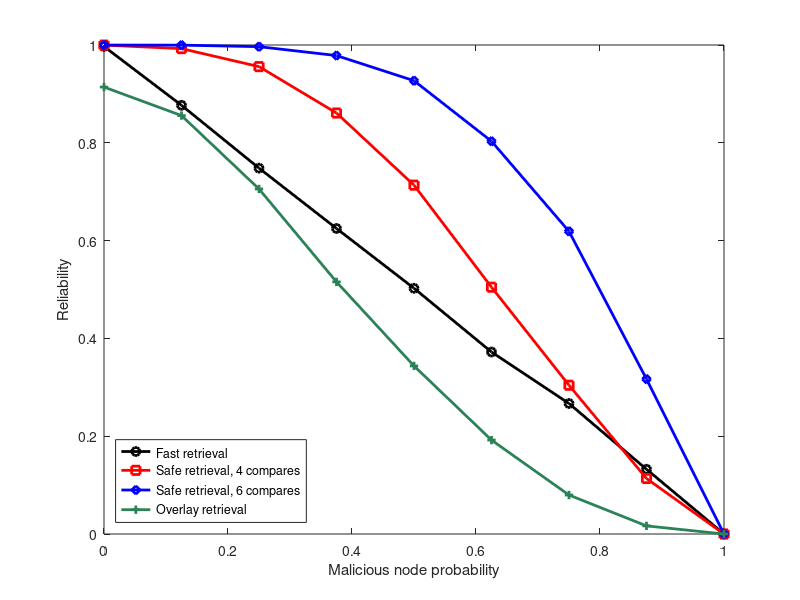
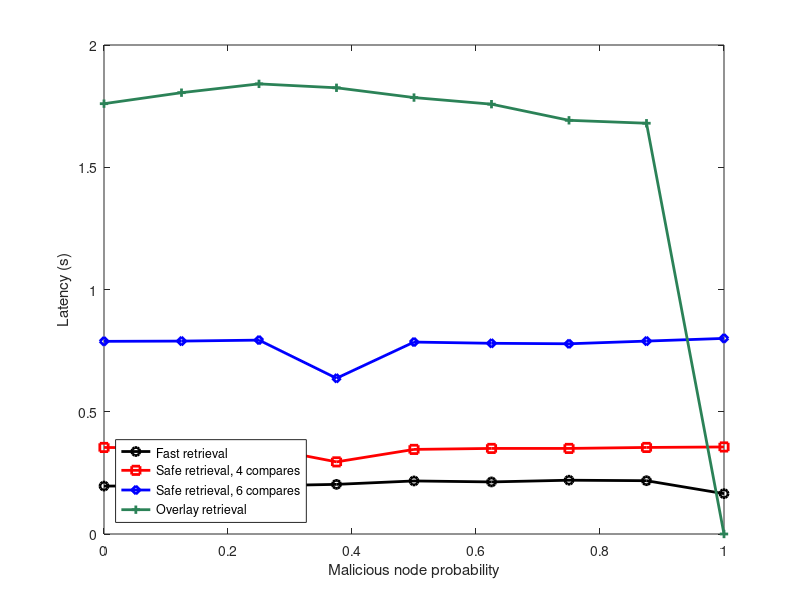
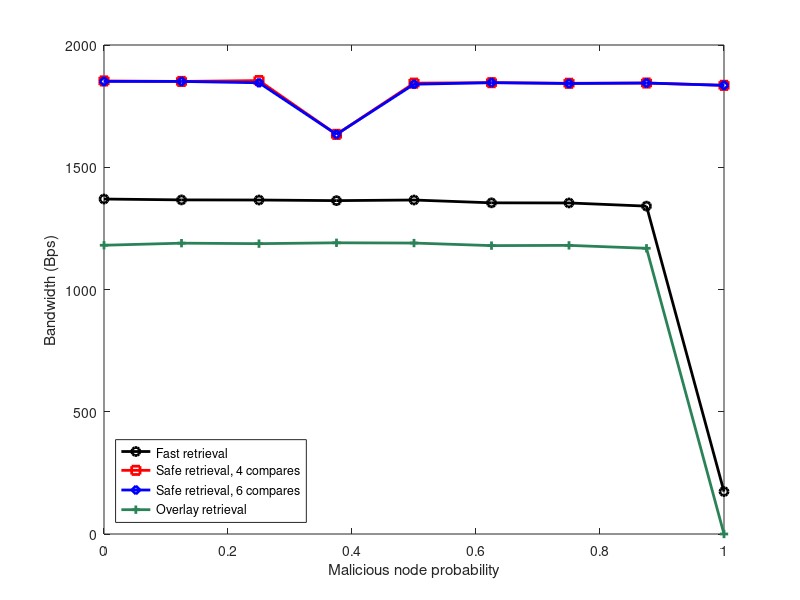

MATLAB code to generate these figures, in order:
close all
clear all

malicious_nodes =      [0.0,      0.125,    0.25,     0.375,    0.5,      0.625,    0.75,     0.875,    1.0];

%Reliability
safe4_get_rel =        [0.9998,   0.9926,   0.9558,   0.8609,   0.7134,   0.5047,   0.3042,   0.1135,   0.0];
safe6_get_rel =        [0.9999,   0.9997,   0.9966,   0.9784,   0.9270,   0.8032,   0.6189,   0.3168,   0.0];
fast_get_rel =         [0.9970,   0.8767,   0.7482,   0.6248,   0.5025,   0.3722,   0.2669,   0.1324,   0.0];
overlay_get_rel =      [0.9140,   0.8557,   0.7056,   0.5156,   0.3437,   0.1921,   0.0797,   0.0166,   0.0];

%Responsiveness
safe4_get_resp =       [0.354,    0.351,    0.356,    0.295,    0.346,    0.350,    0.350,    0.354,    0.356];
safe6_get_resp =       [0.788,    0.789,    0.793,    0.637,    0.785,    0.780,    0.778,    0.789,    0.800];
fast_get_resp =        [0.196,    0.197,    0.197,    0.203,    0.217,    0.213,    0.220,    0.218,    0.165];
overlay_get_resp =     [1.760,    1.805,    1.841,    1.825,    1.785,    1.758,    1.692,    1.680,    0.0  ];

%Data used
safe4_get_data_in =    [4,        4,        4,        4,        4,        4,        4,        4,        4];
safe6_get_data_in =    [4,        4,        4,        4,        4,        4,        4,        4,        4];
fast_get_data_in =     [4,        4,        4,        4,        4,        4,        4,        4,        4];
overlay_get_data_in =  [4,        4,        4,        4,        4,        4,        4,        4,        4];

safe4_get_data_out =   [157,      121,      116,      98,       87,       61,       37,       14,      0  ];
safe6_get_data_out =   [72,       73,       71,       54,       66,       57,       44,       22,      0  ];
fast_get_data_out =    [157,      157,      156,      156,      154,      154,      154,      154,     144];
overlay_get_data_out = [157,      157,      156,      156,      154,      154,      154,      154,     144];

%Group bandwidth
safe4_get_group_in =   [725,      724,      721,      714,      717,      716,      715,      714,      710];
safe6_get_group_in =   [723,      724,      716,      714,      713,      716,      712,      714,      710];
fast_get_group_in =    [186,      179,      180,      174,      178,      176,      175,      174,      165];
overlay_get_group_in = [0  ,      0  ,      0  ,      0  ,      0  ,      0  ,      0  ,      0  ,      0  ];

safe4_get_group_out =  [593,      590,      588,      583,      587,      586,      581,      582,      580];
safe6_get_group_out =  [593,      590,      586,      583,      580,      586,      583,      582,      580];
fast_get_group_out =   [182,      175,      177,      171,      174,      174,      172,      170,      182];
overlay_get_group_out= [0  ,      0  ,      0  ,      0  ,      0  ,      0  ,      0  ,      0  ,      0  ];

%Overlay bandwidth
safe4_get_overlay_in=  [1187,     1187,     1192,     979,      1185,     1188,     1188,     1188,     1183];
safe6_get_overlay_in=  [1186,     1187,     1187,     979,      1186,     1188,     1188,     1188,     1183];
fast_get_overlay_in =  [1180,     1183,     1182,     1185      1183,     1173      1174,     1162,     0   ];
overlay_get_overlay_in=[1180,     1183,     1182,     1185,     1183,     1173,     1174,     1161,     0   ];

safe4_get_overlay_out= [1201,     1201,     1208,     993,      1199,     1202,     1203,     1205,     1197];
safe6_get_overlay_out= [1200,     1201,     1202,     993,      1200,     1202,     1202,     1205,     1197];
fast_get_overlay_out = [1192,     1196,     1193,     1197,     1197,     1186,     1187,     1176,     0   ];
overlay_get_overlay_out=[1182,    1196,     1193,     1197,     1197,     1186,     1187,     1176,     0   ];

safe4_get_in = safe4_get_group_in + safe4_get_overlay_in;
safe6_get_in = safe6_get_group_in + safe6_get_overlay_in;
fast_get_in = fast_get_group_in + fast_get_overlay_in;
overlay_get_in = overlay_get_group_in + overlay_get_overlay_in;

safe4_get_out = safe4_get_group_out + safe4_get_overlay_out;
safe6_get_out = safe6_get_group_out + safe6_get_overlay_out;
fast_get_out = fast_get_group_out + fast_get_overlay_out;
overlay_get_out = overlay_get_group_out + overlay_get_overlay_out;

safe4_get = (safe4_get_in + safe4_get_out)/2;
safe6_get = (safe6_get_in + safe6_get_out)/2;
fast_get =  (fast_get_in + fast_get_out)/2;
overlay_get =  (overlay_get_in + overlay_get_out)/2;

safe4_get_data = safe4_get_data_in + safe4_get_data_out;
safe6_get_data = safe6_get_data_in + safe6_get_data_out;
fast_get_data = fast_get_data_in + fast_get_data_out;
overlay_get_data = overlay_get_data_in + overlay_get_data_out;

figure
set(gca, 'FontSize', 24)
plot(malicious_nodes, fast_get_rel, 'ko-', 'LineWidth',2);
hold on
plot(malicious_nodes, safe4_get_rel, 'rs-', 'LineWidth',2);
plot(malicious_nodes, safe6_get_rel, 'bd-', 'LineWidth',2);
plot(malicious_nodes, overlay_get_rel, '+-', 'Color',[0.17,0.51,0.34], 'LineWidth',2);
ylabel('Reliability');
xlabel('Malicious node probability');
hleg = legend('Fast retrieval','Safe retrieval, 4 compares','Safe retrieval, 6 compares', 'Overlay retrieval');
set(hleg, 'Location', 'SouthWest');

figure
set(gca, 'FontSize', 24)
plot(malicious_nodes, fast_get_resp, 'ko-', 'LineWidth',2);
hold on
plot(malicious_nodes, safe4_get_resp, 'rs-', 'LineWidth',2);
plot(malicious_nodes, safe6_get_resp, 'bd-', 'LineWidth',2);
plot(malicious_nodes, overlay_get_resp, '+-', 'Color',[0.17,0.51,0.34], 'LineWidth',2);
ylabel('Latency (s)');
xlabel('Malicious node probability');
hleg = legend('Fast retrieval','Safe retrieval, 4 compares','Safe retrieval, 6 compares', 'Overlay retrieval');
set(hleg, 'Location', 'SouthWest');

figure
set(gca, 'FontSize', 24)
plot(malicious_nodes, fast_get, 'ko-', 'LineWidth',2);
hold on
plot(malicious_nodes, safe4_get, 'rs-', 'LineWidth',2);
plot(malicious_nodes, safe6_get, 'bd-', 'LineWidth',2);
plot(malicious_nodes, overlay_get, '+-', 'Color',[0.17,0.51,0.34], 'LineWidth',2);
ylabel('Bandwidth (Bps)');
xlabel('Malicious node probability');
hleg = legend('Fast retrieval','Safe retrieval, 4 compares','Safe retrieval, 6 compares', 'Overlay retrieval');
set(hleg, 'Location', 'SouthWest');
